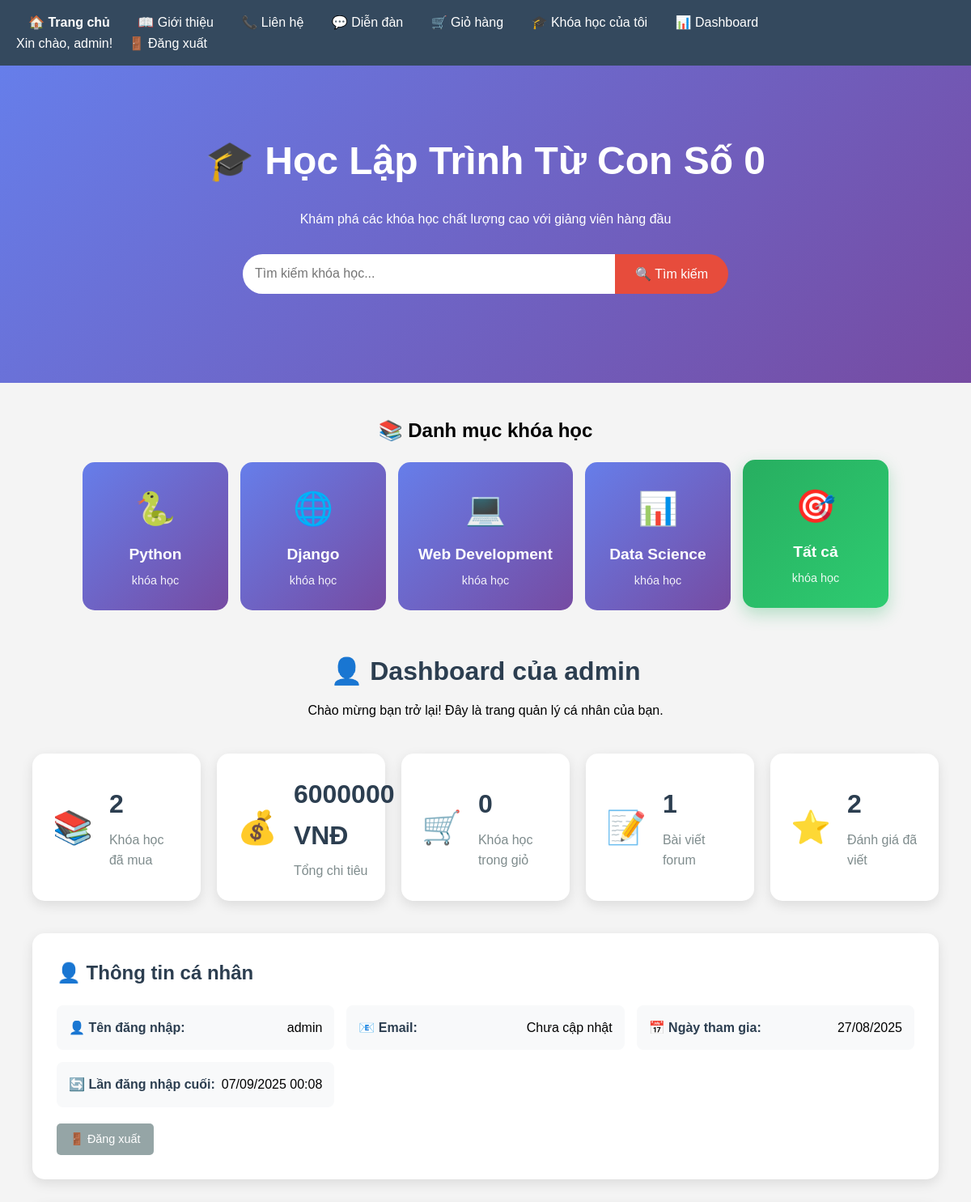
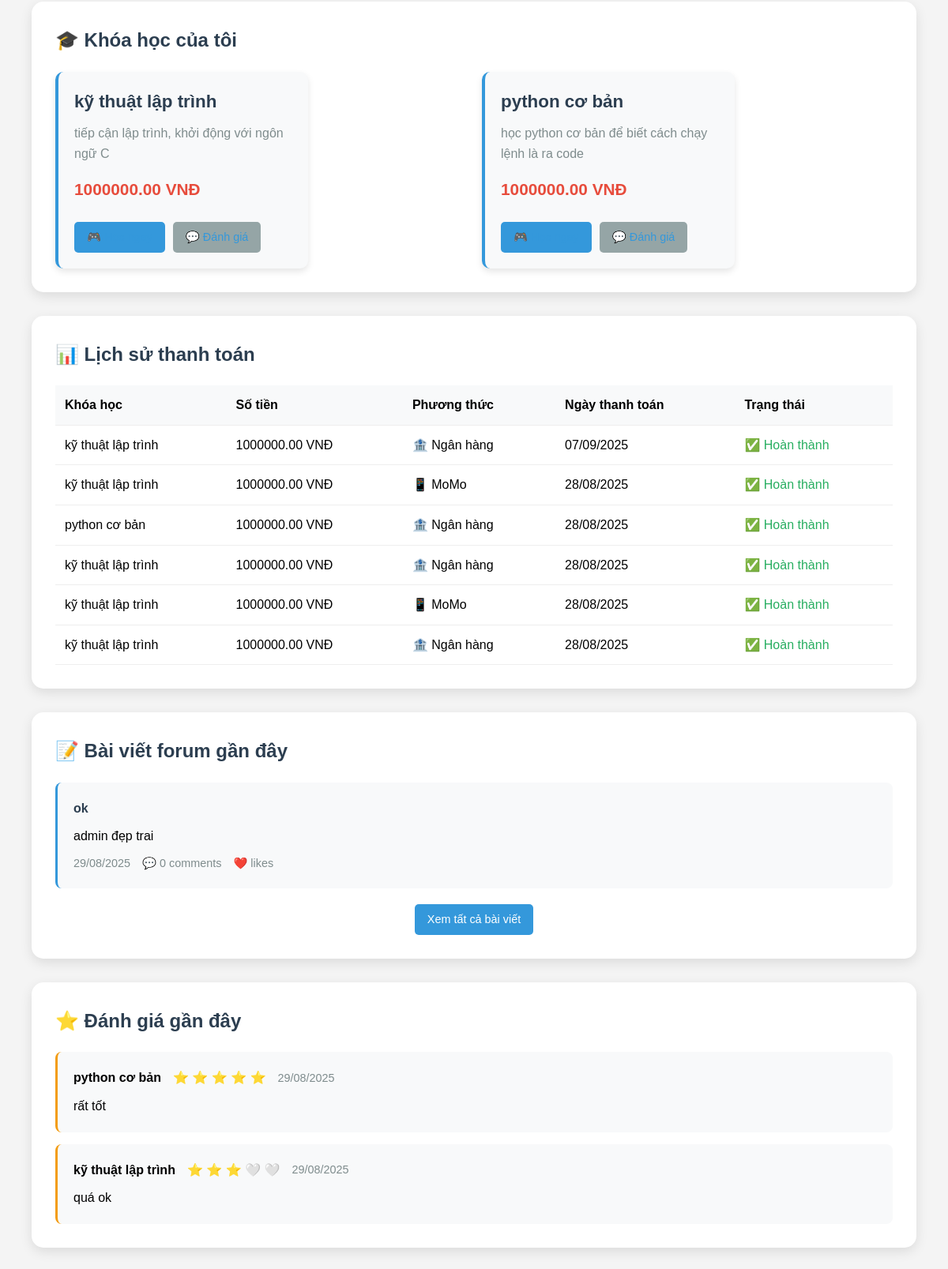
Screenshot of /my-dashboard/ (signed in) with the database file from the repository (2 pictures, top to bottom).
### courses/models.py (models this page shows, shortened)
class Course(models.Model):
    title = models.CharField(max_length=200, verbose_name="Tên khóa học")
    description = models.TextField(verbose_name="Mô tả")
    price = models.DecimalField(max_digits=10, decimal_places=2, verbose_name="Giá")
    created_at = models.DateTimeField(auto_now_add=True, verbose_name="Ngày tạo")
    CATEGORY_CHOICES = [
        ('python', 'Python'),
        ('django', 'Django'),
        ('web', 'Web Development'),
        ('data', 'Data Science'),
        ('other', 'Khác'),
    ]
    category = models.CharField(
        max_length=20,
        choices=CATEGORY_CHOICES,
        default='other',
        verbose_name="Danh mục"
    )

class Payment(models.Model):
    user = models.ForeignKey(User, on_delete=models.CASCADE)
    course = models.ForeignKey(Course, on_delete=models.CASCADE)
    amount = models.DecimalField(max_digits=10, decimal_places=2)
    status = models.CharField(max_length=20, choices=[
        ('pending', 'Đang chờ'),
        ('completed', 'Thành công'),
        ('failed', 'Thất bại')
    ], default='pending')
    created_at = models.DateTimeField(auto_now_add=True)
    payment_method = models.CharField(max_length=50, choices=[
        ('momo', 'MoMo'),
        ('banking', 'Chuyển khoản'),
        ('cod', 'Thanh toán khi nhận khóa học')
    ])

class ForumPost(models.Model):
    author = models.ForeignKey(User, on_delete=models.CASCADE, verbose_name="Tác giả")
    title = models.CharField(max_length=200, verbose_name="Tiêu đề")
    content = models.TextField(verbose_name="Nội dung")
    created_at = models.DateTimeField(auto_now_add=True, verbose_name="Ngày tạo")
    updated_at = models.DateTimeField(auto_now=True, verbose_name="Ngày cập nhật")
    tags = models.CharField(max_length=100, blank=True, verbose_name="Tags")
    is_pinned = models.BooleanField(default=False, verbose_name="Ghim bài")
    class Meta:
        ordering = ['-is_pinned', '-created_at']
        verbose_name = "Bài viết diễn đàn"
        verbose_name_plural = "Bài viết diễn đàn"

class Review(models.Model):
    user = models.ForeignKey(User, on_delete=models.CASCADE, verbose_name="Người dùng")
    course = models.ForeignKey(Course, on_delete=models.CASCADE, verbose_name="Khóa học")
    rating = models.IntegerField(
        choices=[(1, '1 sao'), (2, '2 sao'), (3, '3 sao'), (4, '4 sao'), (5, '5 sao')],
        verbose_name="Đánh giá"
    )
    comment = models.TextField(verbose_name="Bình luận")
    created_at = models.DateTimeField(auto_now_add=True, verbose_name="Ngày tạo")
    class Meta:
        unique_together = ('user', 'course')  # Mỗi user chỉ review 1 lần
        ordering = ['-created_at']
        verbose_name = "Đánh giá"
        verbose_name_plural = "Đánh giá"

### courses/views.py (the view)
# urls.py: path('my-dashboard/', views.user_dashboard, name='user_dashboard'),
@login_required
def user_dashboard(request):
    purchased_courses = Course.objects.filter(
        payment__user=request.user,
        payment__status='completed'
    ).distinct()
    cart_courses = Course.objects.filter(
        cart__user=request.user
    )
    payment_history = Payment.objects.filter(
        user=request.user
    ).select_related('course').order_by('-created_at')[:10]
    user_posts = ForumPost.objects.filter(
        author=request.user
    ).order_by('-created_at')[:5]
    user_reviews = Review.objects.filter(
        user=request.user
    ).select_related('course').order_by('-created_at')[:5]
    user_stats = {
        'total_courses': purchased_courses.count(),
        'total_spent': Payment.objects.filter(
            user=request.user,
            status='completed'
        ).aggregate(Sum('amount'))['amount__sum'] or 0,
        'courses_in_cart': cart_courses.count(),
        'total_posts': ForumPost.objects.filter(author=request.user).count(),
        'total_reviews': Review.objects.filter(user=request.user).count(),
    }
    return render(request, 'courses/user_dashboard.html', {
        'purchased_courses': purchased_courses,
        'cart_courses': cart_courses,
        'payment_history': payment_history,
        'user_posts': user_posts,
        'user_reviews': user_reviews,
        'user_stats': user_stats,
    })

### courses/templates/courses/user_dashboard.html (shortened to what this page needs)
{% extends 'courses/base.html' %}
{% block content %}
<div class="dashboard-container">
    <div class="dashboard-header">
        <h1>👤 Dashboard của {{ user.username }}</h1>
        <p>Chào mừng bạn trở lại! Đây là trang quản lý cá nhân của bạn.</p>
    </div>
    <div class="stats-grid">
        <div class="stat-card">
            <div class="stat-icon">📚</div>
            <div class="stat-content">
                <h3>{{ user_stats.total_courses }}</h3>
                <p>Khóa học đã mua</p>
            </div>
        </div>
        <div class="stat-card">
            <div class="stat-icon">💰</div>
            <div class="stat-content">
                <h3>{{ user_stats.total_spent|floatformat:0 }} VNĐ</h3>
                <p>Tổng chi tiêu</p>
            </div>
        </div>
        <div class="stat-card">
            <div class="stat-icon">🛒</div>
            <div class="stat-content">
                <h3>{{ user_stats.courses_in_cart }}</h3>
                <p>Khóa học trong giỏ</p>
            </div>
        </div>
        <div class="stat-card">
            <div class="stat-icon">📝</div>
            <div class="stat-content">
                <h3>{{ user_stats.total_posts }}</h3>
                <p>Bài viết forum</p>
            </div>
        </div>
        <div class="stat-card">
            <div class="stat-icon">⭐</div>
            <div class="stat-content">
                <h3>{{ user_stats.total_reviews }}</h3>
                <p>Đánh giá đã viết</p>
            </div>
        </div>
    </div>
    <div class="dashboard-section">
        <h2>👤 Thông tin cá nhân</h2>
        <div class="profile-info">
            <div class="info-item">
                <label>👤 Tên đăng nhập:</label>
                <span>{{ user.username }}</span>
            </div>
            <div class="info-item">
                <label>📧 Email:</label>
                <span>{{ user.email|default:"Chưa cập nhật" }}</span>
            </div>
            <div class="info-item">
                <label>📅 Ngày tham gia:</label>
                <span>{{ user.date_joined|date:"d/m/Y" }}</span>
            </div>
            <div class="info-item">
                <label>🔄 Lần đăng nhập cuối:</label>
                <span>{{ user.last_login|date:"d/m/Y H:i"|default:"Chưa đăng nhập" }}</span>
            </div>
        </div>
        <div style="margin-top: 20px;">
            <a href="/accounts/logout/" class="btn-secondary">🚪 Đăng xuất</a>
        </div>
    </div>
    <div class="dashboard-section">
        <h2>🎓 Khóa học của tôi</h2>
        {% if purchased_courses %}
        <div class="course-grid">
            {% for course in purchased_courses %}
            <div class="course-card">
                <h3>{{ course.title }}</h3>
                <p>{{ course.description|truncatewords:15 }}</p>
                <p class="price">{{ course.price }} VNĐ</p>
                <div class="course-actions">
                    <a href="/course/{{ course.id }}/" class="btn-primary">🎮 Học ngay</a>
                    <a href="/course/{{ course.id }}/#reviews" class="btn-secondary">💬 Đánh giá</a>
                </div>
            </div>
            {% endfor %}
        </div>
        {% endif %}
    </div>
    <div class="dashboard-section">
        <h2>📊 Lịch sử thanh toán</h2>
        {% if payment_history %}
        <div class="payment-history">
            <table>
                <thead>
                    <tr>
                        <th>Khóa học</th>
                        <th>Số tiền</th>
                        <th>Phương thức</th>
                        <th>Ngày thanh toán</th>
                        <th>Trạng thái</th>
                    </tr>
                </thead>
                <tbody>
                    {% for payment in payment_history %}
                    <tr>
                        <td>{{ payment.course.title }}</td>
                        <td>{{ payment.amount }} VNĐ</td>
                        <td>
                            {% if payment.payment_method == 'momo' %}📱 MoMo
                            {% elif payment.payment_method == 'banking' %}🏦 Ngân hàng
                            {% else %}📦 COD
                            {% endif %}
                        </td>
                        <td>{{ payment.created_at|date:"d/m/Y" }}</td>
                        <td>
                            <span class="status status-{{ payment.status }}">
                                {% if payment.status == 'completed' %}✅ Hoàn thành
                                {% elif payment.status == 'pending' %}⏳ Đang chờ
                                {% else %}❌ Thất bại
                                {% endif %}
                            </span>
                        </td>
                    </tr>
                    {% endfor %}
                </tbody>
            </table>
        </div>
        {% else %}
        <div class="empty-state">
            <div style="font-size: 4em;">💳</div>
            <h3>Chưa có giao dịch nào</h3>
            <p>Hãy mua khóa học đầu tiên của bạn!</p>
        </div>
        {% endif %}
    </div>
    <div class="dashboard-section">
        <h2>📝 Bài viết forum gần đây</h2>
        {% if user_posts %}
        <div class="posts-list">
            {% for post in user_posts %}
            <div class="post-item">
                <h4><a href="{% url 'forum_detail' post.id %}">{{ post.title }}</a></h4>
                <p>{{ post.content|truncatewords:20 }}</p>
                <div class="post-meta">
                    <span>{{ post.created_at|date:"d/m/Y" }}</span>
                    <span>💬 {{ post.comments.count }} comments</span>
                    <span>❤️ {{ post.like_count }} likes</span>
                </div>
            </div>
            {% endfor %}
        </div>
        <div style="text-align: center; margin-top: 20px;">
            <a href="{% url 'forum_list' %}?author={{ user.username }}" class="btn-primary">Xem tất cả bài viết</a>
        </div>
        {% endif %}
    </div>
    <div class="dashboard-section">
        <h2>⭐ Đánh giá gần đây</h2>
        {% if user_reviews %}
        <div class="reviews-list">
            {% for review in user_reviews %}
            <div class="review-item">
                <div class="review-header">
                    <strong>{{ review.course.title }}</strong>
                    <div class="stars">
                        {% for i in "12345" %}
                            {% if forloop.counter <= review.rating %}⭐{% else %}🤍{% endif %}
                        {% endfor %}
                    </div>
                    <span>{{ review.created_at|date:"d/m/Y" }}</span>
                </div>
                <p>{{ review.comment|truncatewords:30 }}</p>
            </div>
            {% endfor %}
        </div>
        {% else %}
        <div class="empty-state">
            <div style="font-size: 4em;">⭐</div>
            <h3>Chưa có đánh giá nào</h3>
            <p>Hãy đánh giá khóa học bạn đã mua!</p>
        </div>
        {% endif %}
    </div>
</div>
{% endblock %}

### courses/templates/courses/base.html (shortened to what this page needs)
<!DOCTYPE html>
<html lang="vi">
<head>
</head>
<body>
<nav>
    <div>
        <a href="/" style="font-weight: bold;">🏠 Trang chủ</a>
        <a href="/about/">📖 Giới thiệu</a>
        <a href="/contact/">📞 Liên hệ</a>
        <div class="nav-dropdown">
            <a href="/forum/" class="nav-link">💬 Diễn đàn</a>
        </div>
        {% if user.is_authenticated %}
            <a href="/cart/">🛒 Giỏ hàng</a>
            <a href="/my-courses/">🎓 Khóa học của tôi</a>
            <a href="/my-dashboard/">📊 Dashboard</a>
        {% endif %}
    </div>
    <div>
        {% if user.is_authenticated %}
            <span class="user-info">Xin chào, {{ user.username }}!</span>
            <a href="/accounts/logout/">🚪 Đăng xuất</a>
        {% else %}
            <a href="/accounts/login/">🔐 Đăng nhập</a>
            <a href="/accounts/signup/">📝 Đăng ký</a>
        {% endif %}
    </div>
</nav>
    <div class="hero-banner">
        <h1>🎓 Học Lập Trình Từ Con Số 0</h1>
        <p>Khám phá các khóa học chất lượng cao với giảng viên hàng đầu</p>
        <div class="search-bar">
            <form action="/search/" method="get">
                <input type="text" name="q" placeholder="Tìm kiếm khóa học...">
                <button type="submit">🔍 Tìm kiếm</button>
            </form>
        </div>
    </div>
<div class="categories-slider">
    <h2 style="text-align: center; margin: 40px 0 20px 0;">📚 Danh mục khóa học</h2>
    <div class="categories">
        <a href="/?category=python" class="category-card {% if selected_category == 'python' %}active{% endif %}">
            <span style="font-size: 2.5em;">🐍</span>
            <h3>Python</h3>
            <p>{{ python_count }} khóa học</p>
        </a>
        <a href="/?category=django" class="category-card {% if selected_category == 'django' %}active{% endif %}">
            <span style="font-size: 2.5em;">🌐</span>
            <h3>Django</h3>
            <p>{{ django_count }} khóa học</p>
        </a>
        <a href="/?category=web" class="category-card {% if selected_category == 'web' %}active{% endif %}">
            <span style="font-size: 2.5em;">💻</span>
            <h3>Web Development</h3>
            <p>{{ web_count }} khóa học</p>
        </a>
        <a href="/?category=data" class="category-card {% if selected_category == 'data' %}active{% endif %}">
            <span style="font-size: 2.5em;">📊</span>
            <h3>Data Science</h3>
            <p>{{ data_count }} khóa học</p>
        </a>
        <a href="/" class="category-card {% if not selected_category %}active{% endif %}">
            <span style="font-size: 2.5em;">🎯</span>
            <h3>Tất cả</h3>
            <p>{{ all_count }} khóa học</p>
        </a>
    </div>
</div>
    <div class="content">
        {% block content %}
        {% endblock %}
    </div>
</body>
</html>

### courses/templates/courses/base.html (style rules this page uses)
* { box-sizing: border-box; margin: 0; padding: 0; }
body { font-family: Arial, sans-serif; margin: 0; padding: 0; background-color: #f4f4f4; line-height: 1.6; }
nav { background: #34495e; padding: 15px 20px; color: white; display: flex; align-items: center; justify-content: space-between; flex-wrap: wrap; }
nav a { color: white; text-decoration: none; margin: 0 15px; font-weight: 500; }
.user-info { color: white; }
.hero-banner { background: linear-gradient(135deg, #667eea 0%, #764ba2 100%); color: white; padding: 80px 20px; text-align: center; }
.hero-banner h1 { font-size: 3em; margin-bottom: 20px; }
.search-bar { margin: 30px auto; max-width: 600px; display: flex; justify-content: center; width: 100%; }
.search-bar form { display: flex; width: 100%; max-width: 600px; }
.search-bar input { padding: 15px; flex: 1; border: none; border-radius: 25px 0 0 25px; font-size: 16px; }
.search-bar button { padding: 15px 25px; background: #e74c3c; color: white; border: none; border-radius: 0 25px 25px 0; cursor: pointer; font-size: 16px; white-space: nowrap; }
.content { padding: 30px 20px; max-width: 1200px; margin: 0 auto; }
.course-card { background: white; border-radius: 10px; padding: 25px; width: 320px; box-shadow: 0 4px 8px rgba(0,0,0,0.1); transition: transform 0.3s ease, box-shadow 0.3s ease; }
.course-card h3 { color: #2c3e50; margin-top: 0; margin-bottom: 15px; font-size: 1.4em; }
.course-card p { color: #7f8c8d; margin-bottom: 15px; }
.price { color: #e74c3c; font-weight: bold; font-size: 1.3em; margin: 15px 0; }
.course-card a { display: block; text-align: center; color: #3498db; text-decoration: none; margin-top: 10px; }
.nav-dropdown { position: relative; display: inline-block; }
.nav-link { cursor: pointer; }
.categories { display: flex; justify-content: center; gap: 15px; flex-wrap: wrap; max-width: 1200px; margin: 0 auto; }
.category-card { background: linear-gradient(135deg, #667eea 0%, #764ba2 100%); color: white; padding: 25px; border-radius: 15px; text-align: center; min-width: 180px; transition: all 0.3s ease; text-decoration: none; display: block; }
.category-card.active { background: linear-gradient(135deg, #27ae60 0%, #2ecc71 100%); transform: translateY(-3px); box-shadow: 0 8px 20px rgba(39, 174, 96, 0.3); }
.category-card h3 { margin: 10px 0 5px 0; font-size: 1.2em; }
.category-card p { margin: 0; opacity: 0.9; font-size: 0.9em; }

### rows the page displays
Course: title "kỹ thuật lập trình", description "tiếp cận lập trình, khởi động với ngôn ngữ C", price "1000000.00"
Course: title "python cơ bản", description "học python cơ bản để biết cách chạy lệnh là ra code", price "1000000.00"
Payment: course "kỹ thuật lập trình", amount "1000000.00", payment_method "🏦 Ngân hàng", created_at "07/09/2025", status "✅ Hoàn thành"
Payment: course "kỹ thuật lập trình", amount "1000000.00", payment_method "📱 MoMo", created_at "28/08/2025", status "✅ Hoàn thành"
Payment: course "python cơ bản", amount "1000000.00", payment_method "🏦 Ngân hàng", created_at "28/08/2025", status "✅ Hoàn thành"
Payment: course "kỹ thuật lập trình", amount "1000000.00", payment_method "🏦 Ngân hàng", created_at "28/08/2025", status "✅ Hoàn thành"
Payment: course "kỹ thuật lập trình", amount "1000000.00", payment_method "📱 MoMo", created_at "28/08/2025", status "✅ Hoàn thành"
Payment: course "kỹ thuật lập trình", amount "1000000.00", payment_method "🏦 Ngân hàng", created_at "28/08/2025", status "✅ Hoàn thành"
ForumPost: title "ok", content "admin đẹp trai", created_at "29/08/2025", comments.count "0"
Review: course "python cơ bản", rating 5 (drawn), created_at "29/08/2025", comment "rất tốt"
Review: course "kỹ thuật lập trình", rating 3 (drawn), created_at "29/08/2025", comment "quá ok"

### other values shown
{{ user.username }} "admin"
{{ user_stats.total_courses }} "2"
{{ user_stats.total_spent|floatformat:0 }} "6000000"
{{ user_stats.courses_in_cart }} "0"
{{ user_stats.total_posts }} "1"
{{ user_stats.total_reviews }} "2"
{{ user.email|default:"Chưa cập nhật" }} "Chưa cập nhật"
{{ user.date_joined|date:"d/m/Y" }} "27/08/2025"
{{ user.last_login|date:"d/m/Y H:i"|default:"Chưa đăng nhập" }} "07/09/2025 00:08"
